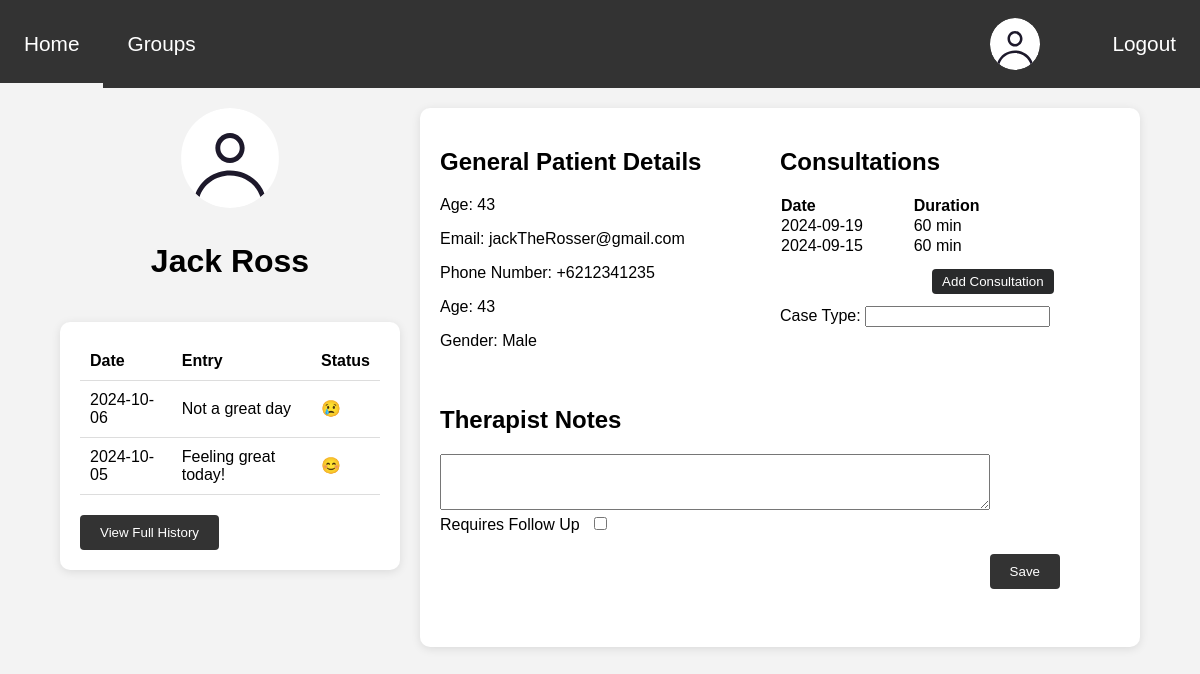
/therapist/patient_view_page/patient_view_page.php?id=1 (signed in), run on an earlier commit of the app's database.
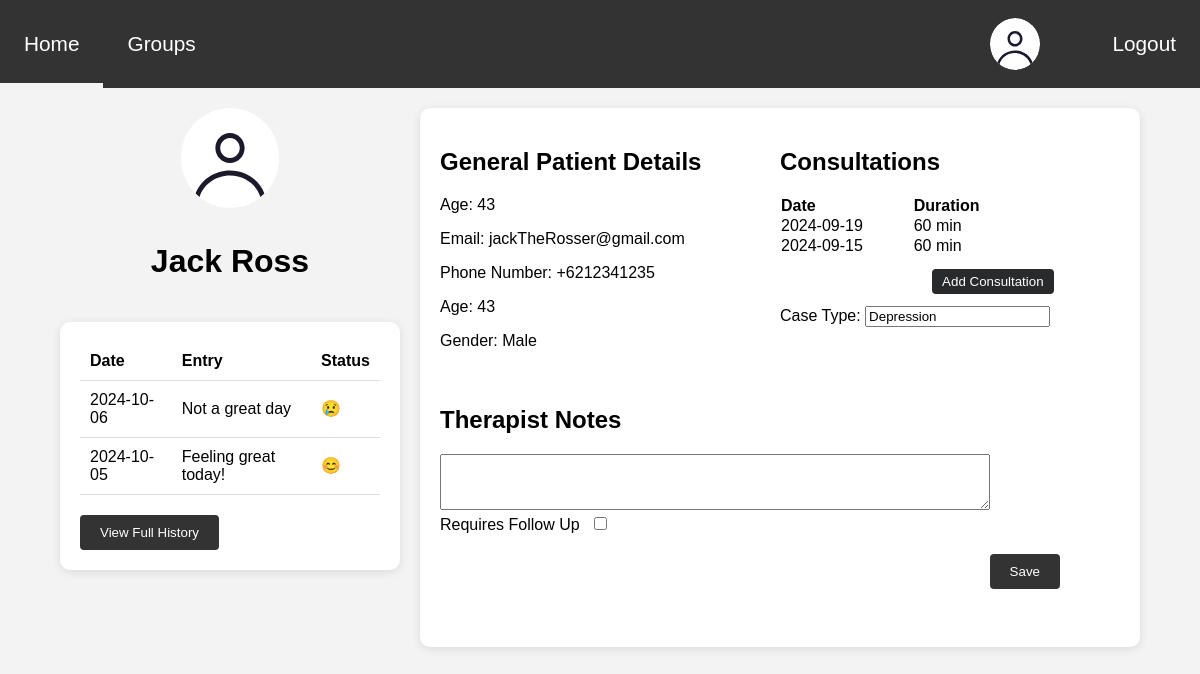
And on a later commit of the database.
### tables this page shows
CREATE TABLE patient_therapist (
    patient_id INT,
    therapist_id INT,
    assigned_on DATE NOT NULL,
    note MEDIUMTEXT DEFAULT "",
    case_type TEXT(200) DEFAULT "",
    PRIMARY KEY (patient_id, therapist_id),
    journal_status ENUM('Unread', 'Up to date') NOT NULL,
    requires_followup ENUM('Yes', 'No') NOT NULL,
    created_on DATE NOT NULL,
    FOREIGN KEY (patient_id) REFERENCES Users(id) ON DELETE CASCADE,
    FOREIGN KEY (therapist_id) REFERENCES Users(id) ON DELETE CASCADE
);

CREATE TABLE Users(
    id int NOT NULL AUTO_INCREMENT PRIMARY KEY,
    first_name varchar(100),
    last_name varchar(100),
    age int,
    gender VARCHAR(255) DEFAULT "",
    email VARCHAR(255) NOT NULL UNIQUE,
    phone_number VARCHAR(15) NOT NULL UNIQUE,
    password VARCHAR(255) NOT NULL,
    added timestamp NOT NULL DEFAULT CURRENT_TIMESTAMP,
    profile_image BLOB NULL,
    user_type int,
    FOREIGN KEY (user_type) REFERENCES UserType(id)
	
) AUTO_INCREMENT = 1;

### therapist/patient_view_page/patient_view_page.php (the view, shortened to what the changed rows need)
<?php
    $patient_id = htmlspecialchars($_GET['id']);
?>
<!DOCTYPE html>
<html lang="en">
<head>
    <link rel="stylesheet" href="../../style.css">
    <link rel="stylesheet" href="../../common/navbar/navbar.css">
    <link rel="stylesheet" href="../patient_view_page/view_page.css">
</head>
<body>
        <?php include "../../common/navbar/navbar.php";
        $sql= "SELECT * FROM `patient_therapist` LEFT JOIN users on patient_therapist.patient_id = users.id
        where patient_therapist.therapist_id = ? and patient_therapist.patient_id = ?;";
        if ($stmt = mysqli_prepare($conn, $sql)) {
            mysqli_stmt_bind_param($stmt, 'ii', $_SESSION['id'],$patient_id);
            mysqli_stmt_execute($stmt);
            if($result = mysqli_stmt_get_result($stmt)) {
                $patient=mysqli_fetch_assoc($result);
        }
    }
        ?>
    <main>
        <div class="container">
            <div class="profile-journal">
                <div class="profile">
                    <?php
                    if ($patient['profile_image']) {
                        ?>
                        <img src="patient_image.php?patient_id=<?= $patient['patient_id'] ?>" alt="Profile Picture" class="profile-img">
                        <?php
                    } else {
                        ?>
                        <img src="../../assets/images/default_profile.svg" alt="Profile Picture" class="profile-img">
                        <?php
                    }
                    ?>
                    <h1><?= $patient['first_name'] . ' '. $patient['last_name']?></h1>
                </div>
                <section class="journal">
                    <div class="journal-list">
                        <table>
                            <thead>
                                <tr>
                                    <th>Date</th>
                                    <th>Entry</th>
                                    <th>Status</th>
                                </tr>
                            </thead>
                        </table>
                    </div>
                </section>
            </div>
            <div class="main-content">
                <div class="grid-content">
                    <div class="patient-details">
                    <h2>General Patient Details</h2>
                    <p>Age: <?= $patient['age'] ?></p>
                    <p>Email: <?= $patient['email'] ?></p>
                    <p>Phone Number: <?= $patient['phone_number'] ?></p>
                    <p>Age: <?= $patient['age'] ?></p>
                    <p>Gender: <?= $patient['gender'] ?></p>
                    </div>
                    <div>
                        <h2>Consultations</h2>
                        <div class="consultation-table-container">
                        <table class="consultation-table">
                        <tbody>
                            <tr>
                                <th>Date</th>
                                <th>Duration</th>
                            </tr>
                            </tbody>
                        </table>
                        </div>
                        <div>
                            Case Type: <input type="text" name="case_type" value="<?= $patient['case_type']?>" id="case_type">
                        </div>
                    </div>
                </div>
                <div class="therapist-notes">
                    <h2>Therapist Notes</h2>
                    <textarea name="note" id="note"><?= $patient['note'] ?></textarea>
                    <label for="followup">Requires Follow Up</label>
                    <input type="checkbox" id="followup" name="followup" <?php
                     if($patient['requires_followup'] == "Yes"){
                        echo "checked";
                     }
                    ?>><br>
                    <div class="buttonContainer">
                        <button class="viewHistory" onclick="saveInfo()">Save</button>
                    </div>
                    <br>
                    </div>
                </div>
            </div>
    </main>
    <?php include "../../common/confirmation/confirmation.php"; ?>
    <?php include "../../common/notification/notification.php"; ?>
</body>
</html>

What changed in the data, as far as the page shows it:
changed patient_therapist "Jack": case_type (not shown) → "Depression"
